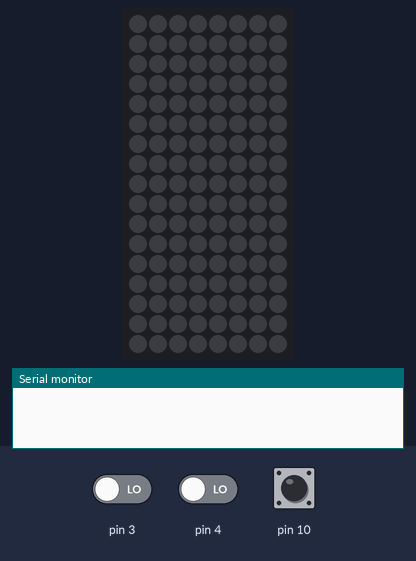
A sketch run on a simulated Arduino Uno, built with avr-gcc and run on an emulated ATmega328P. On the bench: 8×17 RGB LED matrix (first LED top left, wired row by row), the last lines printed to the serial monitor. Inputs (shaded band) come from the test bench; at power-on: pin 4 LOW, pin 3 LOW, pin 10 LOW. Dim RGB values are drawn brighter than linear; random numbers use the default seed unless the sketch sets one.

Above: at 1.2 s.
1.3 s: pin 4 driven HIGH
At 2.4 s:
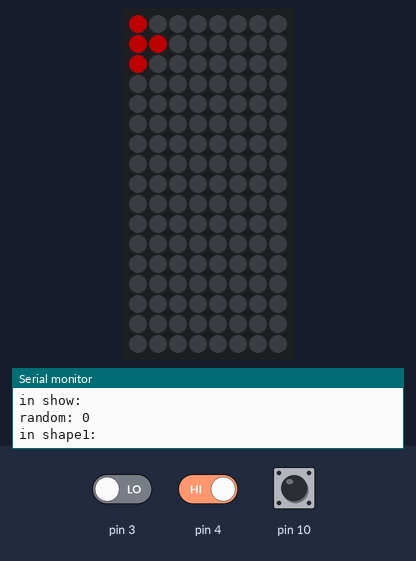
2.9 s: pin 3 driven HIGH
At 3.27 s:
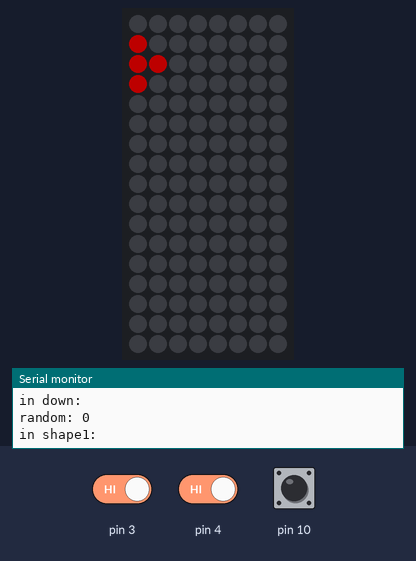
4.6 s: pin 10 pulsed HIGH 5 times (0.12 s each, 0.3 s apart)
9.1 s: pin 10 driven HIGH
Timing chart, 0 to 12.1 s (numbered marks = the images above; inputs shaded):
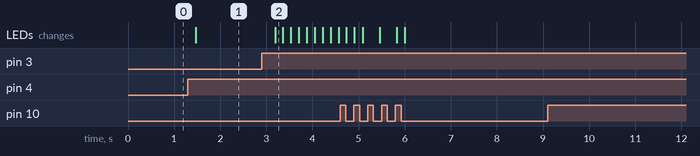

Measured:
- after the input at 1.3 s, the LEDs: change after 0.17 s (image 1)
- after the input at 2.9 s, the LEDs: change after 0.29 s (image 2)

The sketch:

Tetris.ino
```cpp
#include <Adafruit_NeoPixel.h>
#include <Adafruit_GFX.h>
#include <Adafruit_NeoMatrix.h>

int rotate;
int down;
int downState;
int left;
int leftState;
int right;
int rightState;
int start;
//
//int shapeState = 1;

Adafruit_NeoMatrix matrix = Adafruit_NeoMatrix(8, 17, 8,
  NEO_MATRIX_BOTTOM     + NEO_MATRIX_LEFT +
  NEO_MATRIX_COLUMNS + NEO_MATRIX_PROGRESSIVE,
  NEO_GRB            + NEO_KHZ800);

void setup() {
  Serial.begin(9600);

  matrix.begin();
  matrix.setBrightness(100);
  matrix.setTextColor( matrix.Color(255, 255, 255) );
  matrix.setTextWrap(false);

}

void loop() {
  down = digitalRead(3);
  left = digitalRead(10);
  start = digitalRead(4);

//  Serial.println(downState);

  if(down == 1){
    downFunc();
  }
  if(start == 1){
    generateShape();
  }

  if(left == 1){
    if(right == 0){
      leftState = 0;
    }
    delay(200);
    leftState += 1;
    rightState = 1;

    if(leftState >= 6){
      leftState = 6;
    }
  }

  if(right == 1){
    delay(200);
    rightState += 1;
    leftState = 0;

    if(rightState >=6){
      rightState = 6;
    }
  }

//  Serial.print(" right: ");
//  Serial.println(rightState);
//  delay(300);

//  shape1(downState, rightState, leftState);
//  shape2();
}


void generateShape(){
  int randShape = random(0, 1) % 1;
  Serial.print("random: ");
  Serial.println(randShape);

  switch(randShape){
    case 0:
      shape1(downState, rightState, leftState);
      break;
    case 1:
      shape2();
      break;
  }

}

void downFunc(){
  Serial.println("in down: ");
  downState += 1;


  if(downState >=15){
      downState = 15;

//      generateShape();
      //nextShape();
      //generate a random random(0, 5) shape outside of loop() - in a function
      //set global state to whatever the new shape is
    }
}


void shape1(int down, int right, int left){
  Serial.println("in shape1: ");
  clear();
  int downStep = down;
  int rightStep =  right;
  int leftStep = left;

  int led1[2] = {0, 0 + downStep};
  int led2[2] = {0, 1 + downStep};
  int led3[2] = {0, 2 + downStep};
  int led4[2] = {1, 1 + downStep};

  showStuff(led1, led2, led3, led4);
}

void shape2(){
  int led1[2] = {0, 2};
  int led2[2] = {0, 1};
  int led3[2] = {1, 1};
  int led4[2] = {0, 1};

}

void showStuff(int* showled1, int* showled2, int* showled3, int* showled4){
  Serial.println("in show: ");
  int l1x = showled1[0];
  int l1y = showled1[1];

  int l2x = showled2[0];
  int l2y = showled2[1];

  int l3x = showled3[0];
  int l3y = showled3[1];

  int l4x = showled4[0];
  int l4y = showled4[1];

  matrix.drawPixel(l1x, l1y, matrix.Color(225, 0, 0));
  matrix.drawPixel(l2x, l2y, matrix.Color(225, 0, 0));
  matrix.drawPixel(l3x, l3y, matrix.Color(225, 0, 0));
  matrix.drawPixel(l4x, l4y, matrix.Color(225, 0, 0));
  matrix.show();

}

void clear(){
  int rows = 8;
  int cols = 18;

  for(int i = 0; i <= rows; i++){
    for(int j = 0; j <= cols; j++){
      matrix.drawPixel(i, j, matrix.Color(0, 0, 0));
    }
  }
}
```
